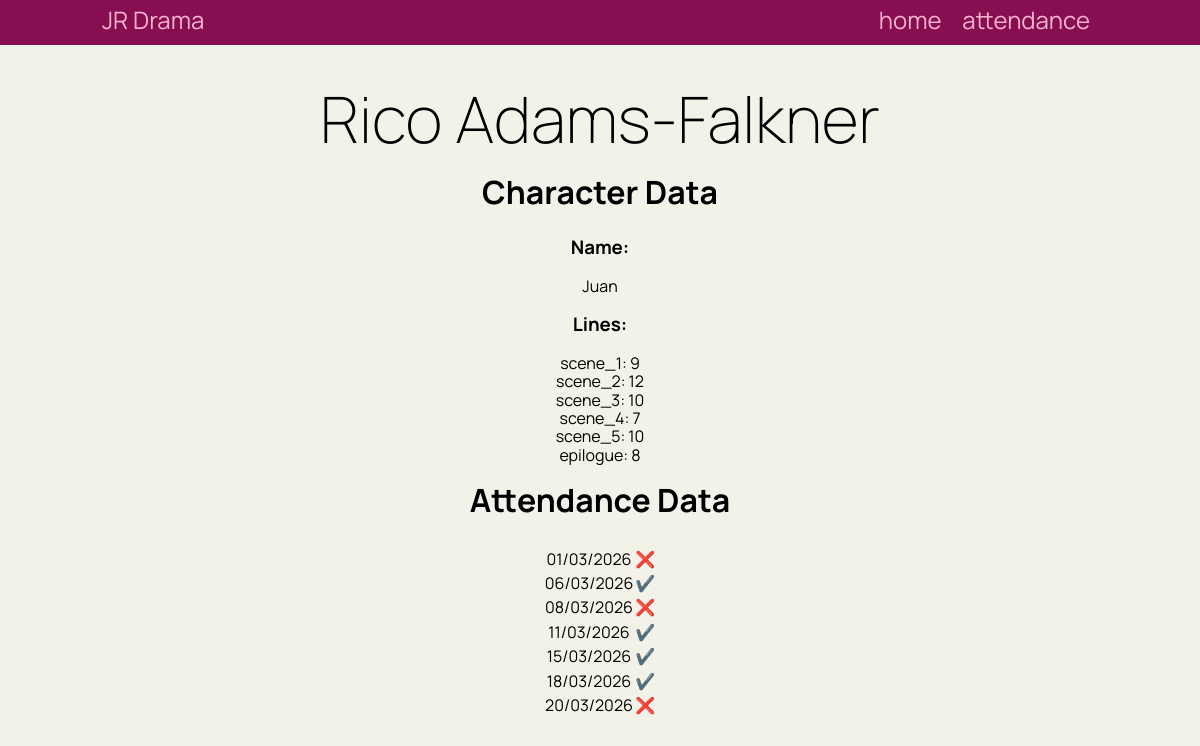
Screenshot of /data/159 with the database file from the repository.
### tables this page shows
CREATE TABLE people (
    id INTEGER PRIMARY KEY AUTOINCREMENT,
    fname TEXT NOT NULL,
    lname TEXT NOT NULL,
    role TEXT NOT NULL
);

CREATE TABLE attendance(
    itemID TEXT NOT NULL PRIMARY KEY,
    date INTEGER NOT NULL,
    present boolean NOT NULL,
    PersonID INTEGER NOT NULL REFERENCES people(id)
    );

### flask_app.py (the view)
@app.route('/data/<id>')
def data_name(id):
    cur, con = connect_db(DB)
    cur.execute("SELECT * FROM people WHERE id = ?;", (id,))
    person_data = cur.fetchall()[0]
    cur.execute("SELECT * FROM attendance WHERE personID = ?;", (id,))
    attendance_data = cur.fetchall()
    con.close()
    line_counts = {}
    for scene, counts in lines.items():
        if person_data[3] in counts:
            line_counts[scene] = counts[person_data[3]]
    return render_template("data.html", data=[person_data, attendance_data, line_counts])

### flask_app.py (called while the page is built)
def connect_db(db_file):
    try:
        connection = sqlite3.connect(db_file)
        cursor = connection.cursor()
        print("CONN")
        return cursor, connection
    except Error as e:
        print(e)
        return none

### templates/data.html
{% extends 'base.html' %}
{% block main %}
<br><br><h1>{{data[0][1]}} {{data[0][2]}}</h1><br>
<h2>Character Data</h2><br>
<h3 style="text-align:center;">Name:</h3><br>
<p style="text-align:center;">{{data[0][3]}}</p>
<br><h3 style="text-align:center;">Lines:</h3><br>
{% for scene, lines in data[2].items() %}
<p style="text-align:center;">{{scene}}: {{lines}}</p>
{% endfor %}
<br><h2>Attendance Data</h2><br>
<table class="tablecentre">
{% for day in data[1] %}
            <tr>
                <td>
                    {% set astring = day[1]|string%}
        <p style="line-height: 1.4;text-align:center;">{{astring[1:3]}}/{{astring[3:5]}}/{{astring[5:]}}</p>
                </td>
                <td>
                    <p style="line-height: 1.4;">
                        {% if day[2] == 1 %}✔️{% else %}❌{% endif %}
                    </p>
                </td>
            </tr>
            {% endfor %}</table>
{% endblock %}

### static/drama.css (style rules this page uses)
* { font-family: 'Manrope', sans-serif; padding: 0; margin: 0; box-sizing: border-box; }
body { background-color: #f2f2e8; }
td { text-align: left; }
.tablecentre { margin-left: auto; margin-right: auto; }
h1 { text-align: center; font-weight: 200; font-size: 4rem; margin: 0; }
h2 { font-size: 2rem; text-align: center; margin: 0 0 0.5rem 0; }

### rows the page displays
people: fname "Rico", lname "Adams-Falkner", role "Juan"
attendance: astring "01", astring "03", astring "2026"
attendance: astring "06", astring "03", astring "2026"
attendance: astring "08", astring "03", astring "2026"
attendance: astring "11", astring "03", astring "2026"
attendance: astring "15", astring "03", astring "2026"
attendance: astring "18", astring "03", astring "2026"
attendance: astring "20", astring "03", astring "2026"

### other values shown
{{ scene }} "scene_1" "scene_2" "scene_3" "scene_4" "scene_5" "epilogue"
{{ lines }} "9" "12" "10" "7" "10" "8"
